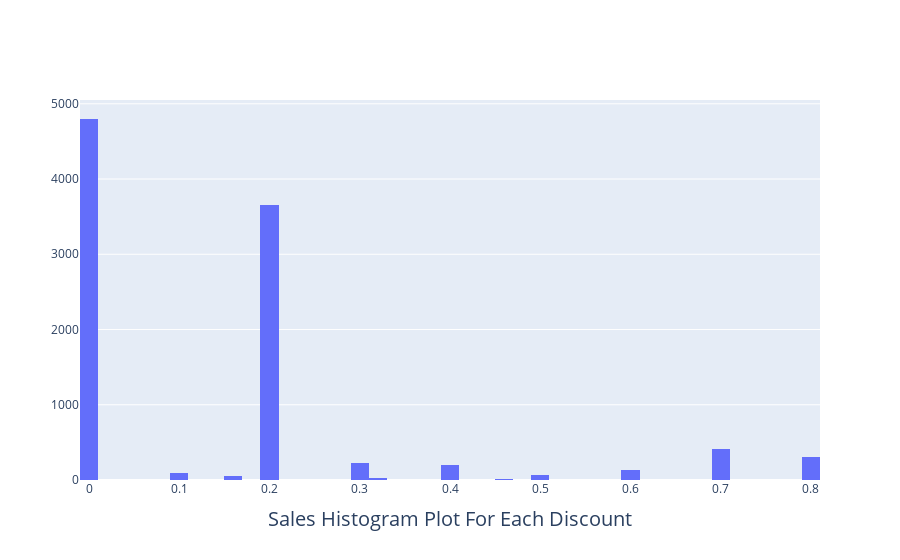

Notebook cell for this chart:
### Code cell
data=go.Histogram(x=df_notime.sort_values('Discount')['Discount']),

layout=go.Layout(xaxis=dict(title='Sales Histogram Plot For Each Discount',title_font=dict(size=20)))

iplot(dict(data=data,layout=layout))

### Figure 1 — Plotly figure (JSON) as saved in the notebook; plotly's stock layout.template omitted (floating-point values rounded to 4 significant figures; data arrays with more than 128 entries replaced by an {"elided": "..."} marker saying what was removed)
{"data": [{"type": "histogram", "x": {"elided": "9994 float values"}}], "layout": {"xaxis": {"title": {"font": {"size": 20}, "text": "Sales Histogram Plot For Each Discount"}}}}
